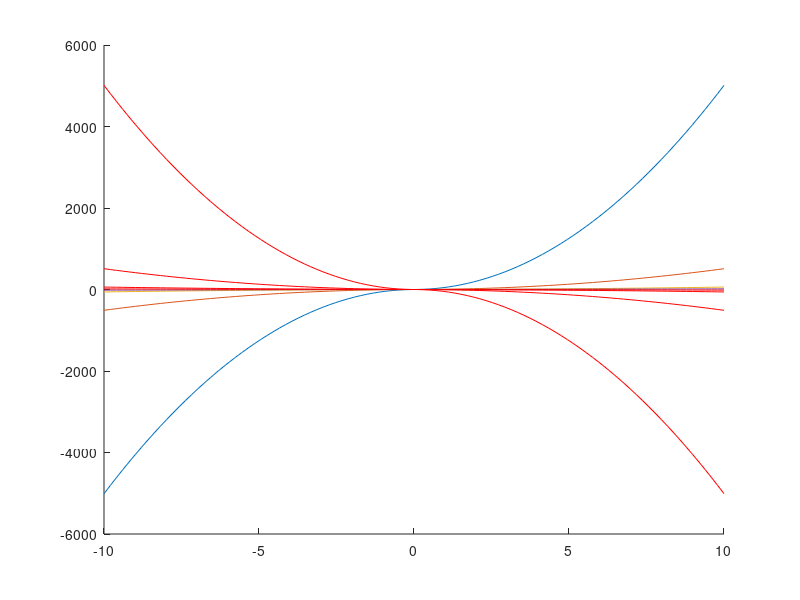

Reproduce this figure in MATLAB.

x=linspace(-10,10,100);
a = [.01,.1,1,10];
figure(10)
for jj=1:length(a)
    c1 = x+sign(x).*(x.^2/(2*a(jj)));
    hold on; plot(x, c1)
    hold on; plot(x,-c1, 'r')
end